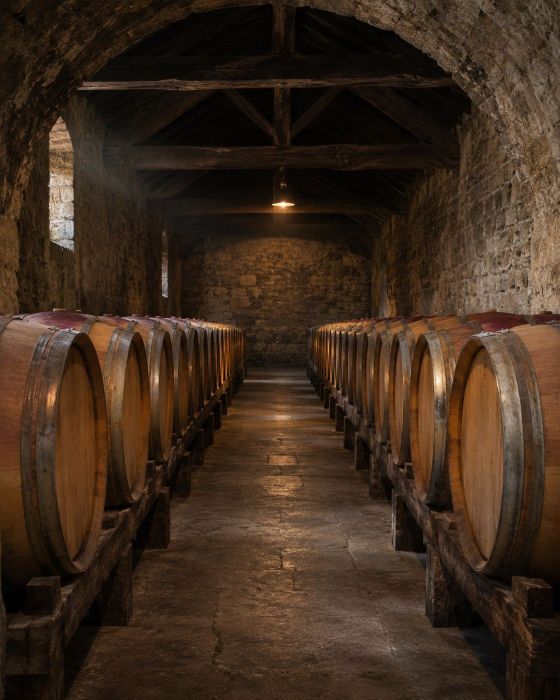
#> input picture src/curriculum/python/11-project-thumbnail-tool/solution/photos/cellar.jpg, 1120 x 1400 px (shown at 1/2 size)
$ python main.py photos
#> lines starting #> are read from the running program, lines starting #| are printed output that depends on the picture
# Project: a thumbnail tool.
# Usage: python3 main.py photos --out thumbs --width 400
import argparse
import logging
import sys
from pathlib import Path

from PIL import Image

log = logging.getLogger("thumbs")
GAP = 16


def make_thumbnail(source, destination, width):
#> called with width = 400
    with Image.open(source) as image:
#> image is the input picture: PIL image 1120x1400 RGB; mean R, G, B 62.4, 43.8, 29
        height = round(image.height * width / image.width)
#> height = 500
        small = image.convert("RGB").resize((width, height), Image.LANCZOS)
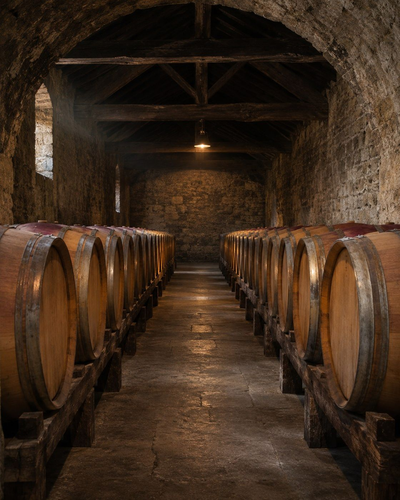
#> small: PIL image 400x500 RGB; mean R, G, B 62.4, 43.8, 29
#> pass 2 of the loop in main, `for photo in photos:`:
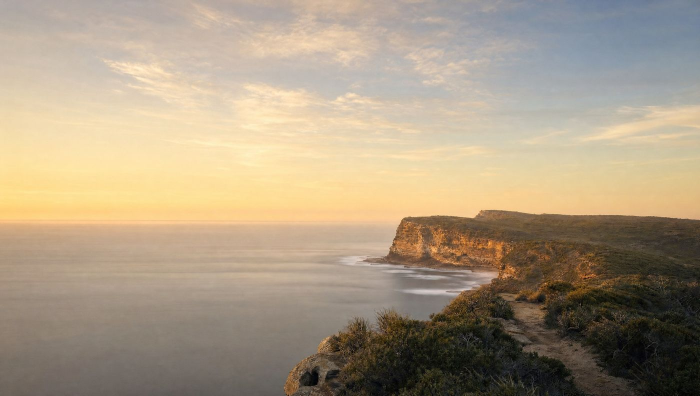
#> input picture src/curriculum/python/11-project-thumbnail-tool/solution/photos/headland.jpg, 1400 x 792 px (shown at 1/2 size)
#> in make_thumbnail, image is the input picture: PIL image 1400x792 RGB; mean R, G, B 169.1, 153.3, 130.4
#> in make_thumbnail (call 2), `small = image.convert("RGB").resize((width, height), Image.LANCZOS)`:
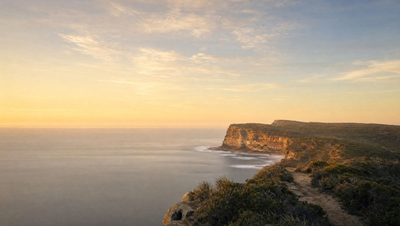
#> small: PIL image 400x226 RGB; mean R, G, B 169.1, 153.3, 130.4
        small.save(destination, "WEBP", quality=80)
        return small


def contact_sheet(images, destination):
    width = sum(i.width for i in images) + GAP * (len(images) + 1)
#> width = 848
    height = max(i.height for i in images) + GAP * 2
#> height = 532
    sheet = Image.new("RGB", (width, height), (15, 17, 21))
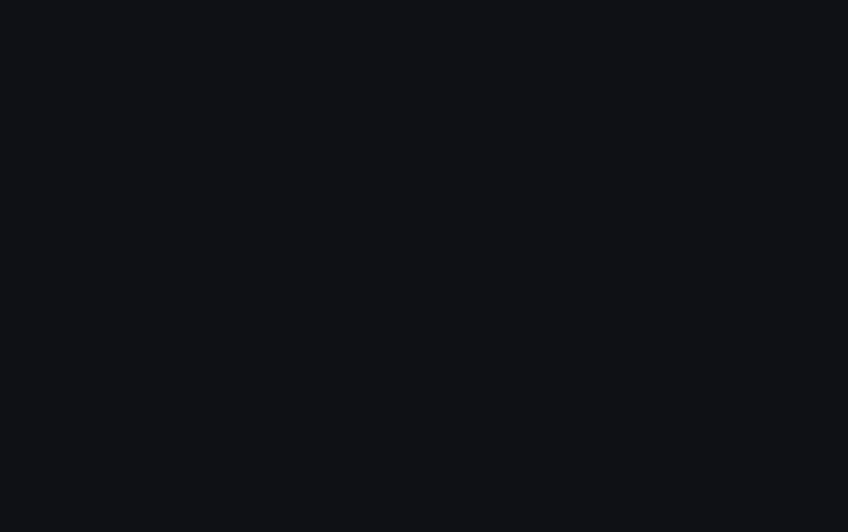
#> sheet: PIL image 848x532 RGB; mean R, G, B 15, 17, 21
    x = GAP
    for image in images:
        sheet.paste(image, (x, GAP))
        x += image.width + GAP
#> this loop made 2 passes
#> x on passes 1 to 2: 432, 848
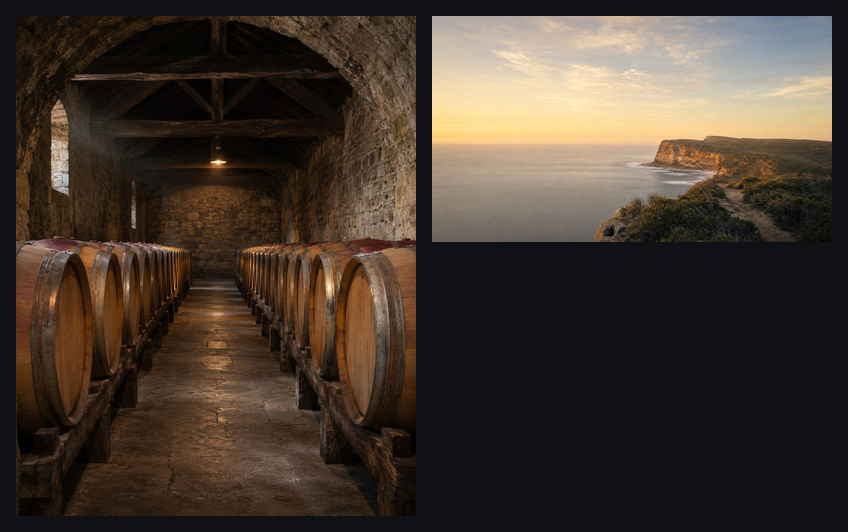
#> sheet: PIL image 848x532 RGB; mean R, G, B 66.9, 56.2, 46.5
#> after the loop, x = 848
    sheet.save(destination, "JPEG", quality=85)
    return sheet


def main():
    parser = argparse.ArgumentParser(description="Make WebP thumbnails and a contact sheet from a folder of JPEGs.")
    parser.add_argument("folder", type=Path, help="folder of .jpg photos")
    parser.add_argument("--out", type=Path, default=Path("thumbs"), help="where to save (default: thumbs)")
    parser.add_argument("--width", type=int, default=400, help="thumbnail width in px (default 400)")
    args = parser.parse_args()
    logging.basicConfig(level=logging.INFO, format="%(message)s")

    if not args.folder.is_dir():
        log.error("No such folder: %s", args.folder)
        sys.exit(1)

    photos = sorted(args.folder.glob("*.jpg"))
    args.out.mkdir(parents=True, exist_ok=True)
    smalls = []
    for photo in photos:
        try:
            smalls.append(make_thumbnail(photo, args.out / f"{photo.stem}.webp", args.width))
        except OSError as error:
            log.warning("Skipped %s: %s", photo.name, error)

    if smalls:
        sheet = contact_sheet(smalls, args.out / "contact-sheet.jpg")
        print(f"{len(smalls)} thumbnails, contact sheet {sheet.width}x{sheet.height}")
#| 2 thumbnails, contact sheet 848x532
    else:
        print("No photos found.")


if __name__ == "__main__":
    main()
